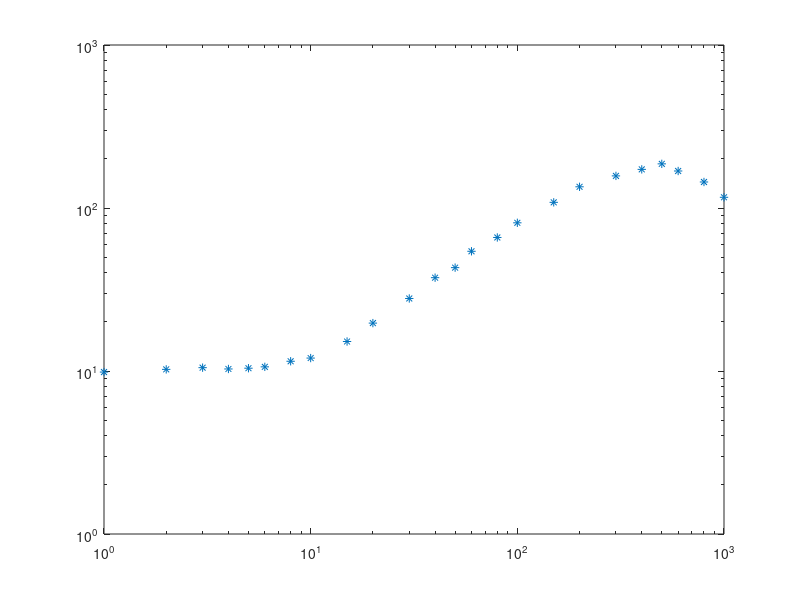

Reproduce this figure in MATLAB. (Note: this script raises an error after producing the figure.)
clear
clc

Ncam=3; % numero de camadas
ab2=[ 1 2 3 4 5 6 8 10 15 20 30 40 50 60 80 100 150 200 300  400 500 600 800 1000]';% quando usar o dados real alterar o AB2
load('mod_1_dobs.mat')

load('mod_1_matriz_media.mat');

xm=mean(X); %%solucao media (ver no workspace)
%xm=xm';
sd=std(X); %%desvio padrao
loglog(ab2,mod_1_dobs,'*');
hold on
rhocal=modelagem(xm, Ncam, ab2);
loglog(ab2,rhocal);
